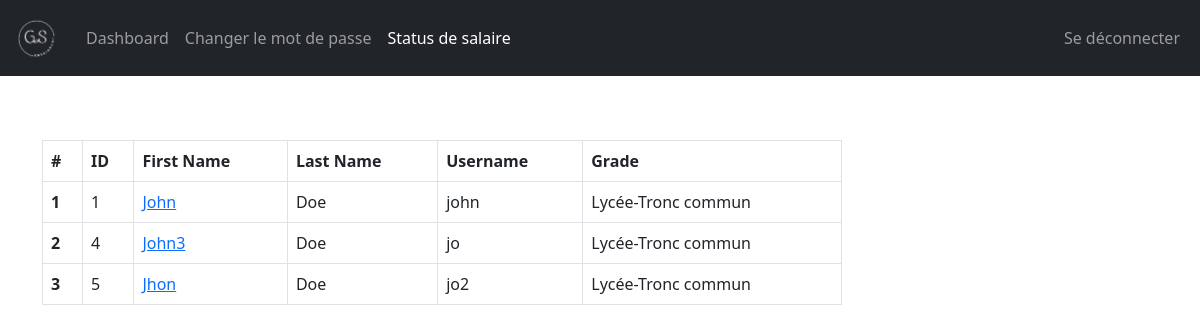
Page /Teacher/students_of_class.php?class_id=2 (signed in) on the committed database.
### tables this page shows
CREATE TABLE `students` (
  `student_id` int(11) NOT NULL,
  `username` varchar(127) NOT NULL,
  `password` varchar(255) NOT NULL,
  `fname` varchar(127) NOT NULL,
  `lname` varchar(255) NOT NULL,
  `grade` int(11) NOT NULL,
  `section` int(11) NOT NULL,
  `address` varchar(31) NOT NULL,
  `gender` varchar(7) NOT NULL,
  `email_address` varchar(255) NOT NULL,
  `date_of_birth` date NOT NULL,
  `date_of_joined` timestamp NULL DEFAULT current_timestamp(),
  `parent_fname` varchar(127) NOT NULL,
  `parent_lname` varchar(127) NOT NULL,
  `parent_phone_number` varchar(31) NOT NULL
);

CREATE TABLE `grades` (
  `grade_id` int(11) NOT NULL,
  `grade` varchar(31) NOT NULL,
  `grade_code` varchar(7) NOT NULL
);

### Teacher/data/student.php (called while the page is built, shortened)
<?php
function getAllStudents($conn){
   $sql = "SELECT * FROM students";
   $stmt = $conn->prepare($sql);
   $stmt->execute();
   if ($stmt->rowCount() >= 1) {
     $students = $stmt->fetchAll();
     return $students;
   }else {
   	return 0;
   }
}

### Teacher/data/class.php (called while the page is built, shortened)
<?php
function getClassById($class_id, $conn){
   $sql = "SELECT * FROM class
           WHERE class_id=?";
   $stmt = $conn->prepare($sql);
   $stmt->execute([$class_id]);
   if ($stmt->rowCount() == 1) {
     $class = $stmt->fetch();
     return $class;
   }else {
    return 0;
   }
}

### Teacher/data/grade.php (called while the page is built, shortened)
<?php
function getGradeById($grade_id, $conn){
   $sql = "SELECT * FROM grades
           WHERE grade_id=?";
   $stmt = $conn->prepare($sql);
   $stmt->execute([$grade_id]);
   if ($stmt->rowCount() == 1) {
     $grade = $stmt->fetch();
     return $grade;
   }else {
    return 0;
   }
}

### Teacher/data/section.php (called while the page is built, shortened)
<?php
function getSectioById($section_id, $conn){
   $sql = "SELECT * FROM section
           WHERE section_id=?";
   $stmt = $conn->prepare($sql);
   $stmt->execute([$section_id]);
   if ($stmt->rowCount() == 1) {
     $section = $stmt->fetch();
     return $section;
   }else {
    return 0;
   }
}

### Teacher/students_of_class.php (the view, shortened to what this page needs)
<?php
if (isset($_SESSION['teacher_id']) &&
    isset($_SESSION['role'])) {
    if ($_SESSION['role'] == 'Teacher') {
       include "../DB_connection.php";
       include "data/student.php";
       include "data/grade.php";
       include "data/class.php";
       include "data/section.php";
       $class_id = $_GET['class_id'];
       $students = getAllStudents($conn);
       $class = getClassById($class_id, $conn);
 ?>
<!DOCTYPE html>
<html lang="en">
<head>
	<link rel="stylesheet" href="https://cdn.jsdelivr.net/npm/bootstrap@5.2.0/dist/css/bootstrap.min.css">
	<link rel="stylesheet" href="../css/style.css">
  <link rel="stylesheet" href="https://cdnjs.cloudflare.com/ajax/libs/font-awesome/4.7.0/css/font-awesome.min.css">
</head>
<body>
    <?php
    include "inc/navbar.php";
        if ($students != 0) {
     ?>
  <?php $i = 0; foreach ($students as $student ) {
       $g = getGradeById($class['grade'], $conn);
       $s = getSectioById($class['section'], $conn);
       if ($g['grade_id'] == $student['grade'] && $s['section_id'] == $student['section']) { $i++;
       if ($i == 1) {
    ?>
        <div class="container mt-5">
           <div class="table-responsive">
              <table class="table table-bordered mt-3 n-table">
                <thead>
                  <tr>
                    <th scope="col">#</th>
                    <th scope="col">ID</th>
                    <th scope="col">First Name</th>
                    <th scope="col">Last Name</th>
                    <th scope="col">Username</th>
                    <th scope="col">Grade</th>
                  </tr>
                </thead>
                <tbody>
              <?php } ?>
                  <tr>
                    <th scope="row"><?=$i?></th>
                    <td><?=$student['student_id']?></td>
                    <td>
                      <a href="student-grade.php?student_id=<?=$student['student_id']?>">
                        <?=$student['fname']?>
                      </a>
                    </td>
                    <td><?=$student['lname']?></td>
                    <td><?=$student['username']?></td>
                    <td>
                      <?php
                           $grade = $student['grade'];
                           $g_temp = getGradeById($grade, $conn);
                           if ($g_temp != 0) {
                              echo $g_temp['grade_code'].'-'.
                                     $g_temp['grade'];
                            }
                        ?>
                    </td>
                  </tr>
                <?php } } ?>
                </tbody>
              </table>
           </div>
         <?php } ?>
     </div>
</body>
</html>
<?php
  }else {
    header("Location: ../login.php");
    exit;
  }
}else {
	header("Location: ../login.php");
	exit;
}
?>

### css/style.css (style rules this page uses)
.n-table { max-width: 800px; }

### rows in the picture
students: shows "ID", student_id "1", fname "John", lname "Doe", username "john", grades.grade_code "Lycée", grades.grade "Tronc commun"
students: student_id "4", fname "John3", lname "Doe", username "jo", grades.grade_code "Lycée", grades.grade "Tronc commun"
students: student_id "5", fname "Jhon", lname "Doe", username "jo2", grades.grade_code "Lycée", grades.grade "Tronc commun"
